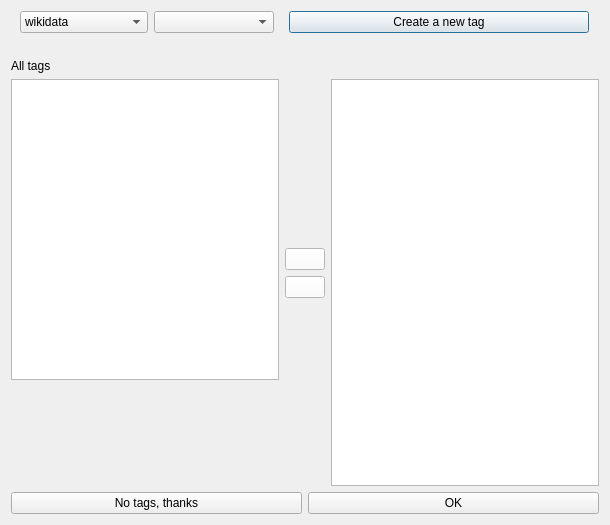
<?xml version="1.0" encoding="UTF-8"?>
<ui version="4.0">
 <class>IPTagsDialog</class>
 <widget class="QDialog" name="IPTagsDialog">
  <property name="geometry">
   <rect>
    <x>0</x>
    <y>0</y>
    <width>610</width>
    <height>525</height>
   </rect>
  </property>
  <property name="windowTitle">
   <string>Resource tags</string>
  </property>
  <layout class="QVBoxLayout" name="verticalLayout_2">
   <item>
    <layout class="QHBoxLayout" name="horizontalLayout_2">
     <item>
      <layout class="QHBoxLayout" name="hLayoutLdSearch">
       <item>
        <widget class="QComboBox" name="dbSource">
         <property name="maximumSize">
          <size>
           <width>128</width>
           <height>16777215</height>
          </size>
         </property>
         <property name="toolTip">
          <string>&lt;html&gt;&lt;head/&gt;&lt;body&gt;&lt;p&gt;&lt;span style=&quot; font-size:12pt;&quot;&gt;Select the knowledge graph platform to use when searching tags (dbpedia or wikidata).&lt;/span&gt;&lt;/p&gt;&lt;/body&gt;&lt;/html&gt;</string>
         </property>
         <property name="iconSize">
          <size>
           <width>32</width>
           <height>32</height>
          </size>
         </property>
         <item>
          <property name="text">
           <string extracomment="wikidata">wikidata</string>
          </property>
          <property name="icon">
           <iconset resource="../galacteek.qrc">
            <normaloff>:/share/icons/linked-data/wikidata.png</normaloff>:/share/icons/linked-data/wikidata.png</iconset>
          </property>
         </item>
         <item>
          <property name="text">
           <string>dbpedia</string>
          </property>
          <property name="icon">
           <iconset resource="../galacteek.qrc">
            <normaloff>:/share/icons/linked-data/dbpedia.png</normaloff>:/share/icons/linked-data/dbpedia.png</iconset>
          </property>
         </item>
        </widget>
       </item>
       <item>
        <widget class="QComboBox" name="searchLanguage">
         <property name="maximumSize">
          <size>
           <width>120</width>
           <height>16777215</height>
          </size>
         </property>
         <property name="toolTip">
          <string>&lt;html&gt;&lt;head/&gt;&lt;body&gt;&lt;p&gt;&lt;span style=&quot; font-size:12pt;&quot;&gt;Language to run tag search queries for&lt;/span&gt;&lt;/p&gt;&lt;/body&gt;&lt;/html&gt;</string>
         </property>
        </widget>
       </item>
      </layout>
     </item>
     <item>
      <widget class="QPushButton" name="createTagButton">
       <property name="maximumSize">
        <size>
         <width>300</width>
         <height>16777215</height>
        </size>
       </property>
       <property name="styleSheet">
        <string notr="true">font: 13pt &quot;Segoe UI&quot;;</string>
       </property>
       <property name="text">
        <string>Create a new tag</string>
       </property>
      </widget>
     </item>
    </layout>
   </item>
   <item>
    <layout class="QHBoxLayout" name="horizontalLayout_4">
     <item alignment="Qt::AlignHCenter">
      <widget class="QLabel" name="searchStatusLabel">
       <property name="text">
        <string/>
       </property>
      </widget>
     </item>
    </layout>
   </item>
   <item>
    <layout class="QVBoxLayout" name="verticalLayout">
     <item>
      <layout class="QHBoxLayout" name="horizontalLayout">
       <item>
        <layout class="QVBoxLayout" name="verticalLayout_3">
         <item>
          <widget class="QLabel" name="label_2">
           <property name="text">
            <string>All tags</string>
           </property>
          </widget>
         </item>
         <item>
          <widget class="QListView" name="allTagsView"/>
         </item>
         <item>
          <widget class="QLabel" name="tagAbstractLabel">
           <property name="minimumSize">
            <size>
             <width>0</width>
             <height>100</height>
            </size>
           </property>
           <property name="maximumSize">
            <size>
             <width>300</width>
             <height>100</height>
            </size>
           </property>
           <property name="text">
            <string/>
           </property>
           <property name="textFormat">
            <enum>Qt::RichText</enum>
           </property>
           <property name="wordWrap">
            <bool>true</bool>
           </property>
          </widget>
         </item>
        </layout>
       </item>
       <item>
        <layout class="QVBoxLayout" name="verticalLayout_5">
         <item>
          <spacer name="verticalSpacer">
           <property name="orientation">
            <enum>Qt::Vertical</enum>
           </property>
           <property name="sizeHint" stdset="0">
            <size>
             <width>20</width>
             <height>40</height>
            </size>
           </property>
          </spacer>
         </item>
         <item>
          <widget class="QPushButton" name="untagItButton">
           <property name="toolTip">
            <string>&lt;html&gt;&lt;head/&gt;&lt;body&gt;&lt;p&gt;&lt;span style=&quot; font-size:12pt;&quot;&gt;Untag the resource (remove selected tag from the list on the right side)&lt;/span&gt;&lt;/p&gt;&lt;/body&gt;&lt;/html&gt;</string>
           </property>
           <property name="styleSheet">
            <string notr="true">QPushButton {
background: white;
}
QPushButton:hover {
background: lightsteelblue;
}</string>
           </property>
           <property name="text">
            <string/>
           </property>
           <property name="icon">
            <iconset resource="../galacteek.qrc">
             <normaloff>:/share/icons/left-arrow.png</normaloff>:/share/icons/left-arrow.png</iconset>
           </property>
           <property name="iconSize">
            <size>
             <width>32</width>
             <height>32</height>
            </size>
           </property>
          </widget>
         </item>
         <item>
          <widget class="QPushButton" name="tagItButton">
           <property name="toolTip">
            <string>&lt;html&gt;&lt;head/&gt;&lt;body&gt;&lt;p&gt;&lt;span style=&quot; font-size:12pt;&quot;&gt;Tag the resource with the selected tag (from the tags database list on the left)&lt;/span&gt;&lt;/p&gt;&lt;/body&gt;&lt;/html&gt;</string>
           </property>
           <property name="styleSheet">
            <string notr="true">background-color: white;</string>
           </property>
           <property name="text">
            <string/>
           </property>
           <property name="icon">
            <iconset resource="../galacteek.qrc">
             <normaloff>:/share/icons/right-arrow.png</normaloff>:/share/icons/right-arrow.png</iconset>
           </property>
           <property name="iconSize">
            <size>
             <width>32</width>
             <height>32</height>
            </size>
           </property>
          </widget>
         </item>
         <item>
          <spacer name="verticalSpacer_2">
           <property name="orientation">
            <enum>Qt::Vertical</enum>
           </property>
           <property name="sizeHint" stdset="0">
            <size>
             <width>20</width>
             <height>40</height>
            </size>
           </property>
          </spacer>
         </item>
        </layout>
       </item>
       <item>
        <layout class="QVBoxLayout" name="verticalLayout_4">
         <item>
          <widget class="QLabel" name="label_3">
           <property name="text">
            <string/>
           </property>
          </widget>
         </item>
         <item>
          <widget class="QListView" name="destTagsView"/>
         </item>
        </layout>
       </item>
      </layout>
     </item>
    </layout>
   </item>
   <item>
    <layout class="QHBoxLayout" name="horizontalLayout_3">
     <item>
      <widget class="QPushButton" name="noTagsButton">
       <property name="text">
        <string>No tags, thanks</string>
       </property>
      </widget>
     </item>
     <item>
      <widget class="QPushButton" name="okButton">
       <property name="text">
        <string>OK</string>
       </property>
      </widget>
     </item>
    </layout>
   </item>
  </layout>
 </widget>
 <resources>
  <include location="../galacteek.qrc"/>
 </resources>
 <connections/>
</ui>
